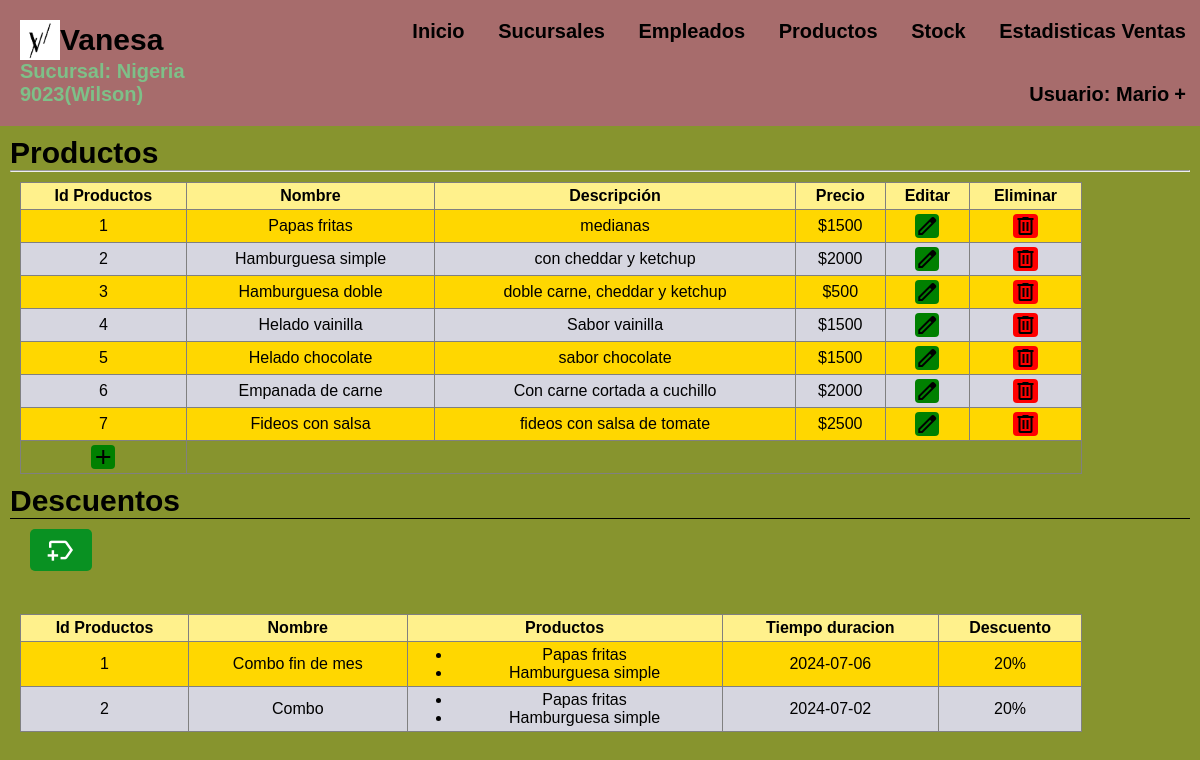
/Vistas/view_productos.php (signed in), run on the app's committed database.
### tables this page shows
CREATE TABLE `infosucursal` (
  `id` int(11) NOT NULL,
  `nombre` varchar(30) NOT NULL,
  `logo` text NOT NULL,
  `bg_color` varchar(10) NOT NULL,
  `header_color` varchar(10) NOT NULL,
  `table_color` varchar(10) NOT NULL,
  `font` varchar(10) NOT NULL,
  `btn` varchar(10) NOT NULL,
  `aside` varchar(10) NOT NULL,
  `aside_btn` varchar(10) NOT NULL
);

CREATE TABLE `productos` (
  `Id_producto` varchar(30) NOT NULL,
  `Nombre` varchar(40) NOT NULL,
  `Descripcion` text NOT NULL,
  `Costo` int(25) NOT NULL,
  `ingredientes` text NOT NULL
);

CREATE TABLE `promociones` (
  `id_promo` int(11) NOT NULL,
  `nombre` text NOT NULL,
  `productos` text NOT NULL,
  `descuento` int(11) NOT NULL,
  `fechaDuracion` date NOT NULL
);

### Modelos/consultas.php (called while the page is built, shortened)
<?php
	function view_tabla($nombre){
		require'../Modelos/conexion.php';
		$consulta = $conexion->prepare("SELECT * FROM $nombre");
		$consulta->execute();
		$datos = $consulta->fetchAll(PDO::FETCH_ASSOC);
		return $datos;
	}
?>

### Vistas/view_productos.php (the view, shortened to what this page needs)
<?php include 'header.php'; ?>
<!DOCTYPE html>
<html>
<head>
	<link rel="stylesheet" type="text/css" href="./styles/style.css">
</head>
<body>
	<section>
		<h2>Productos</h2>
		<hr>
		<?php
			$datos=view_tabla("productos");
			echo"<table id='table'border='1' style='margin:10px ;width:90%'><thead><th>Id Productos</th><th>Nombre</th><th>Descripción</th><th>Precio</th> <th>Editar</th> <th>Eliminar</th></thead>";
			foreach($datos as $key){
				if ($key['Id_producto']%2 != 0) {
					echo"<tr style='background-color: gold;'>";
				}
				else{
					echo"<tr class='gray'>";
				}
				echo "<td>".$key['Id_producto']."</td><td>".$key['Nombre']."</td><td>".$key['Descripcion']."</td><td>$".$key['Costo']."</td> ";
				echo '<td><a onclick="modifyProducto('.$key['Id_producto'].',`'.$key['Nombre'].'`,`'.$key['Descripcion'].'`,'.$key['Costo'].')" style="background: green;cursor:pointer"<span class="material-symbols-outlined">edit</span></a></td>
				<td><a onclick="eliminarProducto('.$key['Id_producto'].')" style="background: red;cursor:pointer;"<span class="material-symbols-outlined">delete</span></a></td></tr>';
			}
			echo '<tr><td><a onclick="addProducto()" style="cursor:pointer"><span class="material-symbols-outlined" style="background:green;">add</span></a></td></tr>';
			echo "</table>";
			$tablaProductos=json_encode($datos);
			$fechaD=date('Y-m-d');
		 ?>
		 <h2 style="border-bottom: 1px solid;">Descuentos</h2>
		 <div class="lista-descuentos">
		 	<button class="boton-descuento" onclick='addDescuento2(<?= $tablaProductos ?>,"<?= $fechaD ?>")'>
		 		<span class="material-symbols-outlined" id="boton-descuento">new_label</span>
		 	</button>
		 </div>
		 <br>
		 <?php
			$datosDescuentos=view_tabla("promociones");
			echo"<table id='table'border='1' style='margin:10px ;width:90%'><thead><th>Id Productos</th><th>Nombre</th><th>Productos</th><th>Tiempo duracion</th><th>Descuento</th></thead>";
			foreach($datosDescuentos as $key){
				if ($key['id_promo']%2 != 0) {
					echo"<tr style='background-color: gold;'>";
				}
				else{
					echo"<tr class='gray'>";
				}
				$ids = json_decode($key['productos'], true);
				$nombres = [];
				foreach ($datos as $producto) {
					if (in_array($producto['Id_producto'], $ids)) {
						$nombres[] = $producto['Nombre'];
					}
				}
				$html = "<ul>\n";
				foreach ($nombres as $nombre) {
					$html .= "<li>" . htmlspecialchars($nombre) . "</li>\n";
				}
				$html .= "</ul>";
				echo "<td>".$key['id_promo']."</td><td>".$key['nombre']."</td><td>$html</td><td>".$key['fechaDuracion']."</td><td>".$key['descuento']."%</td> ";
			}
		 ?>
	</section>
</body>
</html>

### Vistas/header.php (shortened to what this page needs)
<?php
if(!isset($_SESSION['usuario'])){
  header("location:../index.php");
}
else{
    include_once '../Modelos/consultas.php'; $info=view_tabla('infosucursal');
    ?>
      <link rel="stylesheet" type="text/css" href="styles/style.css">
  <nav id='menu' data-bg="<?= $_SESSION['bg'] ?>" data-header="<?= $_SESSION['header'] ?>" data-th="<?= $_SESSION['th'] ?>" data-font="<?= $_SESSION['font'] ?>" data-btn="<?= $_SESSION['btn'] ?>" data-aside="<?= $_SESSION['aside'] ?>" data-aside_btn="<?= $_SESSION['aside_btn'] ?>"">
    <div style="display: flex;margin-left: 20px;width: 30%;flex-direction: column;">
      <div style="display: flex;align-items: center;">
        <img src="./imgs/logo.png" width="40" height="40" >
        <h2 style="margin:0"><?= $info[0]['nombre'] ?></h2>
      </div>
      <h4 style="color: #7ec088;"><?= isset($_SESSION['sucursal']) ? 'Sucursal: '.$_SESSION['sucursal'] : ''; ?></h4>
    </div>
    <ul>
      <li><a href='select.php'>Inicio</a></li>
      <li><a href='view_sucursales.php'>Sucursales</a></li>
      <li><a href='view_empleados.php'>Empleados</a></li>
      <li><a href='view_productos.php'>Productos</a></li>
      <li><a href='infoStock.php'>Stock</a></li>
      <li><a href='estadisticas.php'>Estadisticas Ventas</a></li>
      <li><a class="dropdown-arrow">Usuario: <?= $_SESSION['usuario'] ?></a>
      </li>
    </ul>
  </nav>
<?php
  }
?>

### Vistas/styles/style.css (style rules this page uses)
* { margin: 0; box-sizing: border-box; }
:root { --header-color:#fff18c; --bg-color:#eeffdb; --table-th-color:#fff18c; --header-font-color:#7ec088; --font-color:black; --aside-color:black; --button-color:#71dbd2; --aside-button-color:#4464AD; }
body { font-family: Arial, sans-serif; background-color: var(--bg-color); font-weight: bold; font-size: 20px; }
section { padding: 10px; height: 90%; }
#table .material-symbols-outlined { cursor: pointer; border-radius: 4px; font-variation-settings: 'FILL' 0, 'wght' 400, 'GRAD' 0, 'opsz' 24 }
a { text-decoration: none; color: black; }
#table a .material-symbols-outlined { background:#099122 ; }
#table { border-collapse: collapse; text-align: center; }
#table th { padding: 4px; background: var(--table-th-color); color: var(--header-font-color); }
#table td { padding: 4px; }
#table .gray { background: #D6D6E0; }
td a { border-radius: 5px; }
button { color: white; font-weight: 600; border: none; cursor: pointer; border-radius: 5px; }
#menu { position: sticky; top: 0px; display: flex; color: var(--header-font-color); align-items: center; background-color: var(--header-color); padding: 0; }
#menu h2 { display: flex; align-items: center; font-weight: 900; margin-left: 20px; gap:10px; }
#menu ul, #menu li { margin: 0 auto; padding: 0; list-style: none }
#menu ul { width: 100%; text-align: right; }
#menu li { display: inline-block; position: relative; }
#menu a { display: block; line-height: NaNpx; padding: 20px 14px; text-decoration: none; color: var(--header-font-color); font-size: <font style="vertical-align: inherit;"><font style="vertical-align: inherit;">16</font></font>px; }
#menu a.dropdown-arrow:after { content: "\002B"; margin-left: 5px; }
.lista-descuentos { display: flex; flex-wrap: wrap; padding: 10px 20px; gap: 20px; }
.boton-descuento { padding: 5px 15px; background: #099122; }
#boton-descuento { font-size: 2rem; }
#menu > div:nth-child(1) > h4:nth-child(2) { color: #7ec088 !important; }

### data on the page
infosucursal: nombre "Vanesa"
productos: Id_producto "1", Nombre "Papas fritas", Descripcion "medianas", Costo "1500"
productos: Id_producto "2", Nombre "Hamburguesa simple", Descripcion "con cheddar y ketchup", Costo "2000"
productos: Id_producto "3", Nombre "Hamburguesa doble", Descripcion "doble carne, cheddar y ketchup", Costo "500"
productos: Id_producto "4", Nombre "Helado vainilla", Descripcion "Sabor vainilla", Costo "1500"
productos: Id_producto "5", Nombre "Helado chocolate", Descripcion "sabor chocolate", Costo "1500"
productos: Id_producto "6", Nombre "Empanada de carne", Descripcion "Con carne cortada a cuchillo", Costo "2000"
productos: Id_producto "7", Nombre "Fideos con salsa", Descripcion "fideos con salsa de tomate", Costo "2500"
promociones: id_promo "1", nombre "Combo fin de mes", nombre "Papas fritas", nombre "Hamburguesa simple", fechaDuracion "2024-07-06", descuento "20"
promociones: id_promo "2", nombre "Combo", nombre "Papas fritas", nombre "Hamburguesa simple", fechaDuracion "2024-07-02", descuento "20"

### other printed values
$_SESSION['sucursal'] "Nigeria 9023(Wilson)"
$_SESSION['usuario'] "Mario"
